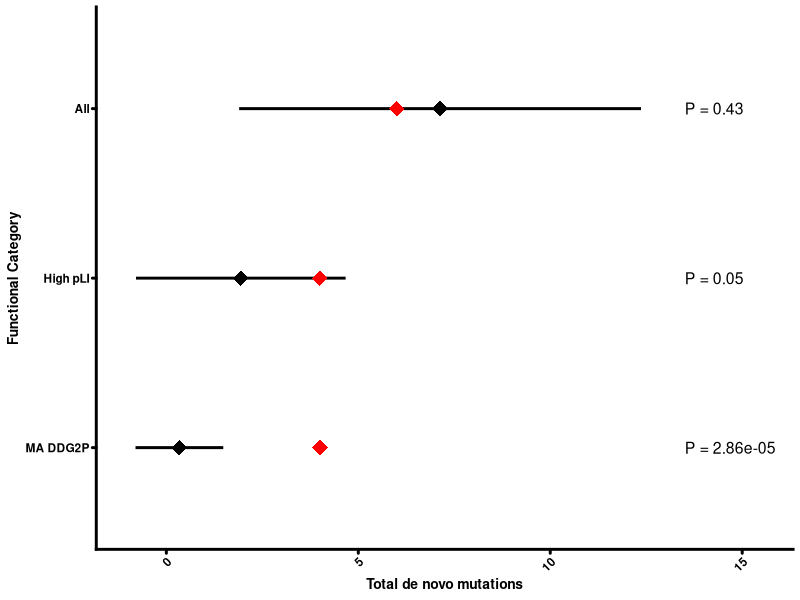
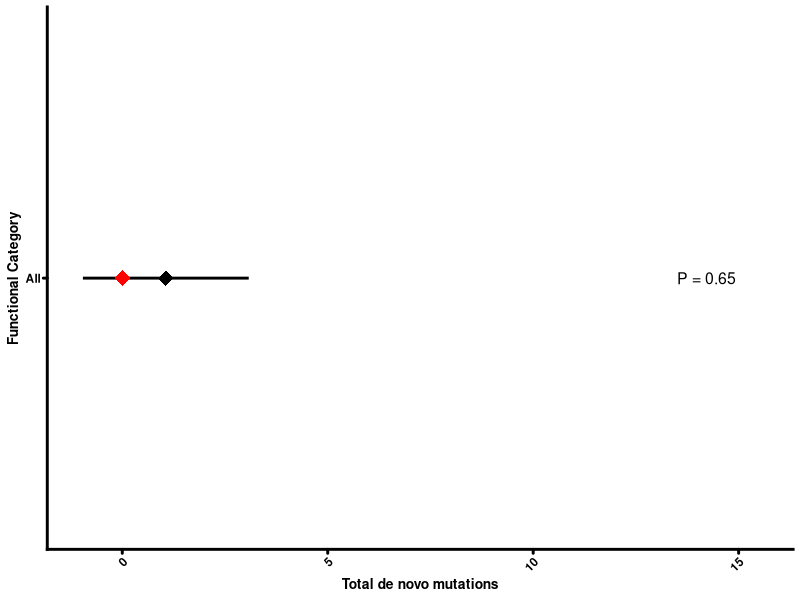
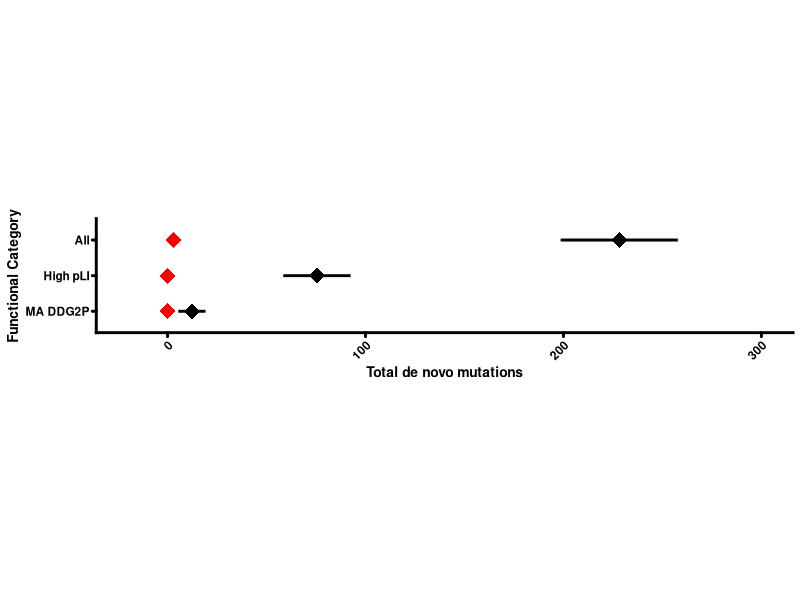
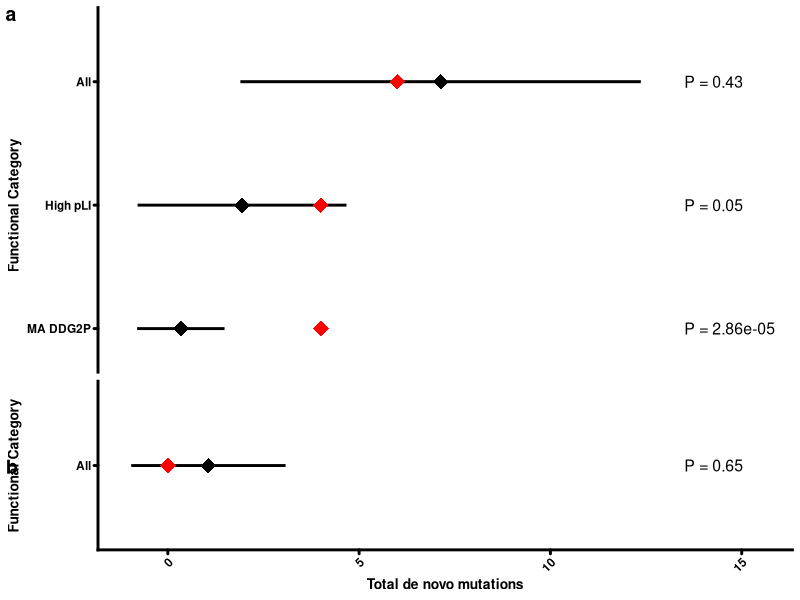

The R script that drew these images, in order:
## ---- chunk 1
##Libraries
library(readr)
library(ggplot2)
library(data.table)
library(cowplot)

## My default Graphpad-like theme
theme<-theme_cowplot(font_size=10,line_size = 1) + theme(panel.background=element_rect(fill="white"),line=element_line(size=1,colour="black",lineend="round"),axis.line=element_line(size=1),text=element_text(size=10,face="bold",colour="black"),axis.text=element_text(colour="black"),axis.ticks=element_line(size=1,colour="black"),axis.ticks.length=unit(.1,"cm"),strip.background=element_blank(),legend.position="null",axis.text.x=element_text(angle=45,hjust=1))

## Empty plot to squish the figure together
empty <- ggplot() + geom_point(aes(1,1), colour="white") + theme(axis.ticks=element_blank(), panel.background=element_blank(), axis.text.x=element_blank(), axis.text.y=element_blank(), axis.title.x=element_blank(), axis.title.y=element_blank(),axis.line=element_blank())

##Calculate CI function for poisson distribution:
calc.ci<-function(n,lambda) {
  return(1.96*sqrt(lambda))
}
## ---- chunk 2

total.DDD<-data.table(MEI=c("ALU","L1","SVA"),counts=c(653,107,30),haps=rep(34064,3),eff.pop.size=rep(10000,3),g.size=rep(74215199,3))
total.1KGP<-data.table(MEI=c("ALU","L1","SVA"),counts=c(8554,2047,329),haps=rep(4906,3),eff.pop.size=rep(10000,3),g.size=c(1113038813,959856610,959856610))

##Calculate harmonic number function (this already does the -1 required)
harm.number <- function(alleles) {
  x<-0
  for (i in 1:(alleles-1)) {
    z <- i
    y <- 1/z
    x <- x+y
  }
  x
}

total.DDD[,harm.number:=mapply(harm.number,haps)]
total.1KGP[,harm.number:=mapply(harm.number,haps)]

total.DDD[,theta:=counts/harm.number]
total.1KGP[,theta:=counts/harm.number]

total.DDD[,u.genome:=theta/(4*eff.pop.size)]
total.1KGP[,u.genome:=theta/(4*eff.pop.size)]

total.DDD[,u:=u.genome/(g.size*2)]
total.1KGP[,u:=u.genome/(g.size*2)]

calc.counts<-function(mutation.rate, n) {
  
  denovo.rate <- 1/(mutation.rate*(2876892038*2))
  print(paste("de novo MEI every",sprintf("%0.3f",denovo.rate),"births",sep=" "))
  expected.denovo.ddd <- n/denovo.rate
  print(paste("expect", sprintf("%0.3f",expected.denovo.ddd),"de novos in",n, "individuals",sep=" "))
  
}
paste("Using DDD Mutation rate of:", sprintf("%.2e",total.DDD[,sum(u)]))
DDD.counts<-calc.counts(total.DDD[,sum(u)],9738)
paste("Using 1KGP Mutation rate of:",sprintf("%.2e",total.1KGP[,sum(u)]))
KGP.counts<-calc.counts(total.1KGP[,sum(u)],9738)

## prints the data used for Supplemental Table 3
print(total.DDD)
print(total.1KGP)
## ---- chunk 3

##Load simulation data
sim_data <- fread("RawData/de_novo.test.txt")
setnames(sim_data,names(sim_data),c("exon","exon.pli","exon.ddg2p","intron","intron.pli","intron.ddg2p","enhancer","total"))

##Load MEI data
data.mutations.sum <- data.table(means=c(mean(sim_data[,exon]),mean(sim_data[,exon.pli]),mean(sim_data[,exon.ddg2p]),6,4,4,mean(sim_data[,intron]),mean(sim_data[,intron.pli]),mean(sim_data[,intron.ddg2p]),3,0,0,mean(sim_data[,enhancer]),0),
                                 ci=c(calc.ci(nrow(sim_data),mean(sim_data[,exon])),calc.ci(nrow(sim_data),mean(sim_data[,exon.pli])),calc.ci(nrow(sim_data),mean(sim_data[,exon.ddg2p])),0,0,0,calc.ci(nrow(sim_data),mean(sim_data[,intron])),calc.ci(nrow(sim_data),mean(sim_data[,intron.pli])),calc.ci(nrow(sim_data),mean(sim_data[,intron.ddg2p])),0,0,0,calc.ci(nrow(sim_data),mean(sim_data[,enhancer])),0),
                                 category=c("All","High pLI","MA DDG2P","All","High pLI","MA DDG2P","All","High pLI","MA DDG2P","All","High pLI","MA DDG2P","All","All"),
                                 region=c(rep("Exon",6),rep("Intron",6),rep("Enhancer",2)),
                                 dataset=c(rep("sim",3),rep("real",3),rep("sim",3),rep("real",3),rep("sim",1),rep("real",1)))

## MA = Monoallelic
data.mutations.sum[,category:=factor(category,levels=c("MA DDG2P","High pLI","All"))]
data.mutations.sum[,ci.low:=means-ci]
data.mutations.sum[,ci.high:=means+ci]

##Exon
#Calculate pvalus from the Poisson distribution
#The paste part of the code just formats to the right decimal point if necessary
p.vals<-c()
for (y in c("All","High pLI","MA DDG2P")) {
    
  if (data.mutations.sum[region=="Exon"][category==y][dataset=="real"][,means] < data.mutations.sum[region=="Exon"][category==y][dataset=="sim"][,means]) {
    val<-ppois(data.mutations.sum[region=="Exon"][category==y][dataset=="real"][,means],data.mutations.sum[region=="Exon"][category==y][dataset=="sim"][,means])
  } else {
    val<-ppois(data.mutations.sum[region=="Exon"][category==y][dataset=="real"][,means],data.mutations.sum[region=="Exon"][category==y][dataset=="sim"][,means],lower.tail=FALSE)
  }
  if (val < 0.01) {
    val<-paste("P = ",sprintf("%.2e",val),sep="")
  } else {
    val<-paste("P = ",sprintf("%.2f",val),sep="")
  }

  p.vals<-c(p.vals,val)
  
}
p.vals<-data.frame(val=p.vals,category=c("All","High pLI","MA DDG2P"),means=c(13.5,13.5,13.5))

plot.exon<-ggplot(data.mutations.sum[region=="Exon"][dataset=="sim"],aes(means,category),colour="black") + 
  geom_point(size=5,shape=18) + 
  geom_errorbarh(aes(xmin=ci.low,xmax=ci.high),size=1,height=0) + 
  geom_point(data=data.mutations.sum[region=="Exon"][dataset=="real"],inherit.aes=F,aes(means,category),colour="red",size=5,shape=18) + 
  ylab("Functional Category") + 
  geom_text(data=p.vals,inherit.aes=F,aes(means,category,label=val),size=4,hjust=0) + 
  scale_x_continuous(limits = c(-1,15.5),breaks=c(0,5,10,15), name = "Total de novo mutations") + 
  theme
plot.exon

##Enhancer
#Calculate poisson distributions
#The enhancer plot includes all three categories (all, enhancer, MA DDG2P but only prints in all to keep plot sizing the same)
if (data.mutations.sum[region=="Exon"][category==y][dataset=="real"][,means] < data.mutations.sum[region=="Exon"][category==y][dataset=="sim"][,means]) {
  val<-ppois(data.mutations.sum[region=="Enhancer"][category=="All"][dataset=="real"][,means],data.mutations.sum[region=="Enhancer"][category=="All"][dataset=="sim"][,means])
} else {
  val<-ppois(data.mutations.sum[region=="Enhancer"][category=="All"][dataset=="real"][,means],data.mutations.sum[region=="Enhancer"][category=="All"][dataset=="sim"][,means],lower.tail=FALSE)
}
if (val < 0.01) {
  val<-paste("P = ",sprintf("%.2e",val),sep="")
} else {
  val<-paste("P = ",sprintf("%.2f",val),sep="")
}
p.vals<-data.table(val=c(val,"",""),category=factor(c("All","High pLI","MA DDG2P"),levels=c("High pLI","MA DDG2P","All")),means=c(13.5,13.5,13.5))

plot.enh<-ggplot(data.mutations.sum[region=="Enhancer" & dataset=="sim" & category == "All"],aes(means,category),colour="black") +
  geom_point(size=5,shape=18) + 
  geom_errorbarh(aes(xmin=ci.low,xmax=ci.high),size=1,height=0) +
  geom_point(data=data.mutations.sum[region=="Enhancer" & dataset=="real" & category == "All"],inherit.aes=F,aes(means,category),colour="red",size=5,shape=18) +
  ylab("Functional Category") +
  geom_text(data=p.vals[category=="All"],inherit.aes=F,aes(means,category,label=val),size=4,hjust=0) +
  scale_x_continuous(limits = c(-1,15.5),breaks=c(0,5,10,15), name = "Total de novo mutations") +
  theme
plot.enh

##Introns
plot.int<-ggplot(data.mutations.sum[region=="Intron"][dataset=="sim"],aes(means,category),colour="black") +
  geom_point(size=5,shape=18) +
  geom_errorbarh(aes(xmin=ci.low,xmax=ci.high),size=1,height=0) +
  geom_point(data=data.mutations.sum[region=="Intron"][dataset=="real"],inherit.aes=F,aes(means,category),colour="red",size=5,shape=18) +
  ylab("Functional Category") +
  coord_fixed(ratio=18/1,clip="off") +
  scale_x_continuous(limits = c(-20,300),breaks=c(0,100,200,300), name = "Total de novo mutations") +
  theme
plot.int

## ---- chunk 4

figure4 <- plot_grid(plot.exon,empty,plot.enh,ncol=1,nrow=3,align = 'vh', rel_heights = c(2,-0.35,1), labels = c("a","b"))
figure4

## ---- chunk 5
acc.genome <- 74200000
dd.mono.exons<-2443208
prob<-(dd.mono.exons/acc.genome)*1000
test<-data.table(trial=c(1:1000000))
ran.samp<-function(z) {
  x<-sample(c(1:1000),6)
  y<-0
  for (t in x) {
    if (t < prob) {
      y<-y+1
    }
  }
  if (y >= 4) {
    return(1)
  } else {
    return(0)
  }
}
test[,val:=mapply(ran.samp,trial)]
final.result<-data.table(table(test[,val]))
p.val<-final.result[V1==1,N]/1000000
paste("Probability of 6 de novo exonic MEIs intersecting known MA-DD exons 4 times is:", p.val)
